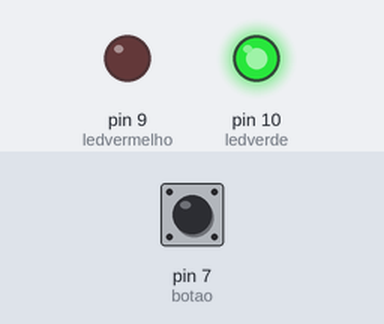
The sketch below on a simulated Arduino Uno, built with avr-gcc and run on an emulated ATmega328P. Parts: output pins drawn as LEDs (lit = HIGH). The inputs (shaded band) are chosen by the test bench; at power-on: pin 7 (botao) HIGH.

Above: at 1.2 s.
1.3 s: pin 7 (botao) pulled LOW for 0.15 s
At 1.37 s:
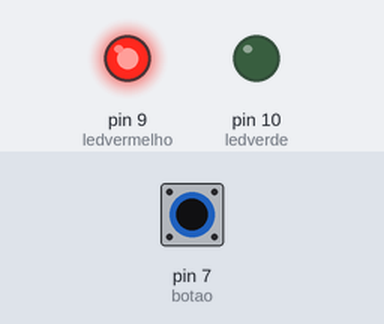
2.9 s: pin 7 (botao) pulled LOW for 3.2 s
At 6.6 s:
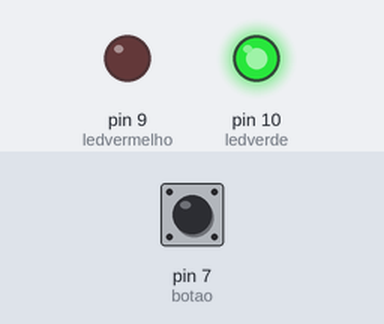
Timing chart, 0 to 8.1 s (numbered marks = the images above; inputs shaded):
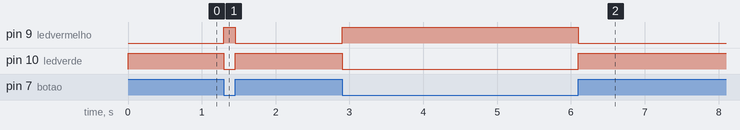

Measured:
- after the input at 1.3 s, pin 9 (ledvermelho): LOW → HIGH at once, → LOW 0.15 s later; pin 10 (ledverde): HIGH → LOW at once, → HIGH 0.15 s later
- after the input at 2.9 s, pin 9 (ledvermelho): LOW → HIGH at once, → LOW 3.2 s later; pin 10 (ledverde): HIGH → LOW at once, → HIGH 3.2 s later

The sketch:

leitura_digital_led_pullup.ino
```cpp
//uso do metodo input_pullup do botao com resistencia interna

#define ledverde 10
#define  ledvermelho 9
#define botao 7


void setup(){
  pinMode(ledverde,OUTPUT);
  pinMode(ledvermelho,OUTPUT);
  pinMode(botao,INPUT_PULLUP);
}


void loop(){
	int estadobotao;
  	estadobotao = digitalRead(botao);

  	digitalWrite(ledverde,estadobotao);
  	digitalWrite(ledvermelho,!estadobotao);

}
```
